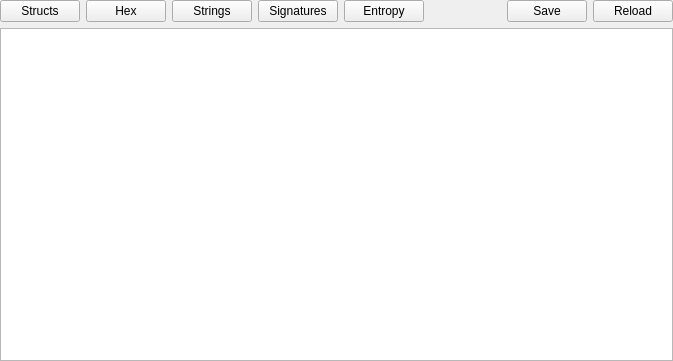
<?xml version="1.0" encoding="UTF-8"?>
<ui version="4.0">
 <class>XProcessWidget</class>
 <widget class="QWidget" name="XProcessWidget">
  <property name="geometry">
   <rect>
    <x>0</x>
    <y>0</y>
    <width>673</width>
    <height>361</height>
   </rect>
  </property>
  <property name="windowTitle">
   <string>Form</string>
  </property>
  <layout class="QVBoxLayout" name="verticalLayout">
   <property name="leftMargin">
    <number>0</number>
   </property>
   <property name="topMargin">
    <number>0</number>
   </property>
   <property name="rightMargin">
    <number>0</number>
   </property>
   <property name="bottomMargin">
    <number>0</number>
   </property>
   <item>
    <layout class="QHBoxLayout" name="horizontalLayout">
     <item>
      <widget class="QPushButton" name="pushButtonProcessStructs">
       <property name="text">
        <string>Structs</string>
       </property>
      </widget>
     </item>
     <item>
      <widget class="QPushButton" name="pushButtonProcessHex">
       <property name="text">
        <string>Hex</string>
       </property>
      </widget>
     </item>
     <item>
      <widget class="QPushButton" name="pushButtonProcessStrings">
       <property name="text">
        <string>Strings</string>
       </property>
      </widget>
     </item>
     <item>
      <widget class="QPushButton" name="pushButtonSignatures">
       <property name="text">
        <string>Signatures</string>
       </property>
      </widget>
     </item>
     <item>
      <widget class="QPushButton" name="pushButtonProcessEntropy">
       <property name="text">
        <string>Entropy</string>
       </property>
      </widget>
     </item>
     <item>
      <spacer name="horizontalSpacer">
       <property name="orientation">
        <enum>Qt::Horizontal</enum>
       </property>
       <property name="sizeHint" stdset="0">
        <size>
         <width>40</width>
         <height>20</height>
        </size>
       </property>
      </spacer>
     </item>
     <item>
      <widget class="QPushButton" name="pushButtonProcessesSave">
       <property name="text">
        <string>Save</string>
       </property>
      </widget>
     </item>
     <item>
      <widget class="QPushButton" name="pushButtonProcessesReload">
       <property name="text">
        <string>Reload</string>
       </property>
      </widget>
     </item>
    </layout>
   </item>
   <item>
    <widget class="QTableWidget" name="tableWidgetProcesses">
     <property name="contextMenuPolicy">
      <enum>Qt::CustomContextMenu</enum>
     </property>
     <property name="editTriggers">
      <set>QAbstractItemView::NoEditTriggers</set>
     </property>
     <property name="selectionMode">
      <enum>QAbstractItemView::SingleSelection</enum>
     </property>
     <property name="selectionBehavior">
      <enum>QAbstractItemView::SelectRows</enum>
     </property>
     <attribute name="verticalHeaderVisible">
      <bool>false</bool>
     </attribute>
     <attribute name="verticalHeaderDefaultSectionSize">
      <number>23</number>
     </attribute>
    </widget>
   </item>
  </layout>
 </widget>
 <resources/>
 <connections/>
</ui>
